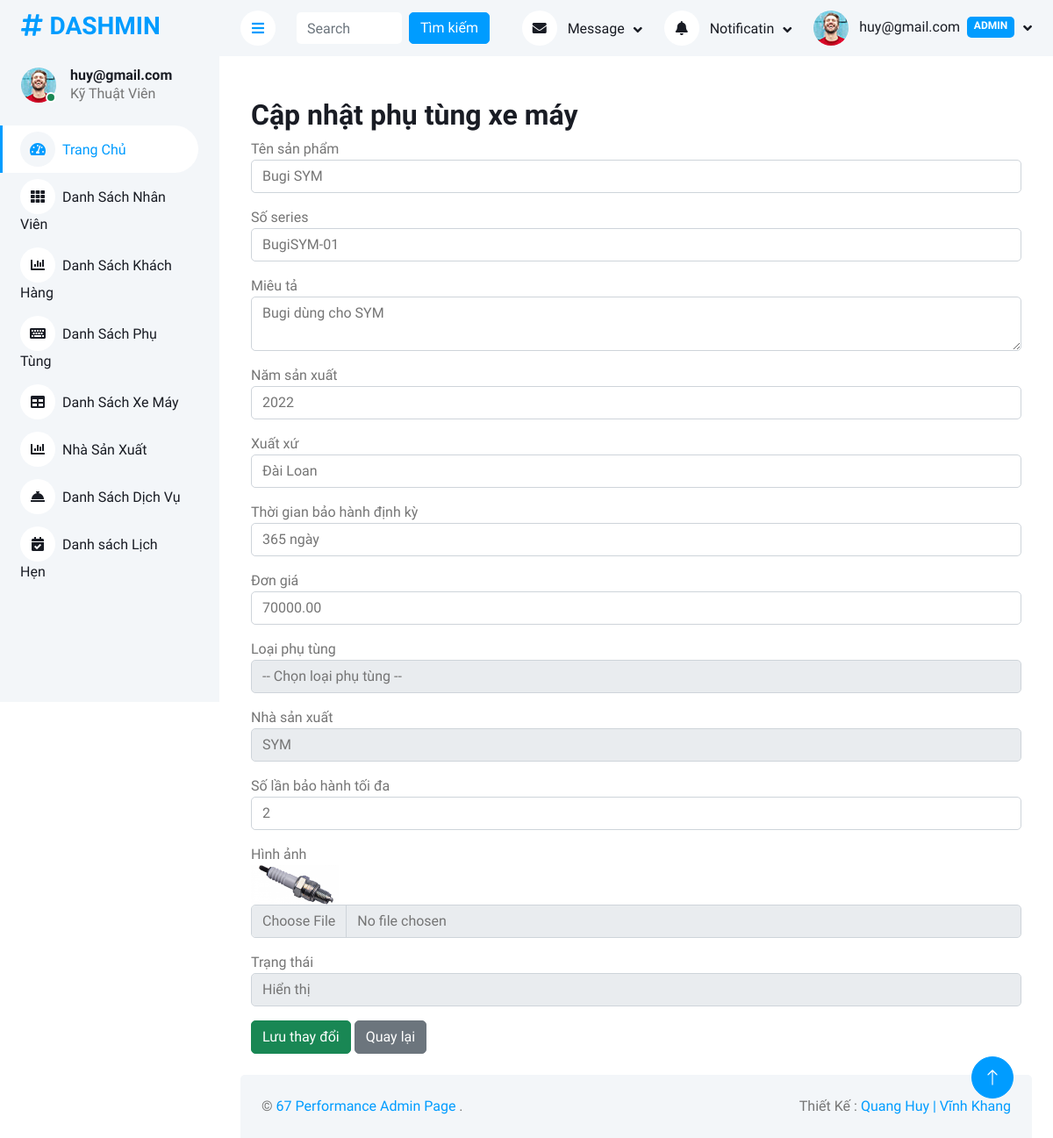
The app's page /Admin/form.php?action=edit&id=15 (signed in) with its own data.
### tables this page shows
CREATE TABLE `phutungxemay` (
  `MaSP` int(11) NOT NULL,
  `TenSP` varchar(100) DEFAULT NULL,
  `SoSeriesSP` varchar(100) DEFAULT NULL,
  `MieuTaSP` text DEFAULT NULL,
  `NamSX` int(11) DEFAULT NULL,
  `XuatXu` varchar(100) DEFAULT NULL,
  `ThoiGianBaoHanhDinhKy` varchar(255) DEFAULT NULL,
  `DonGia` decimal(15,2) DEFAULT NULL,
  `loaiphutung` varchar(45) DEFAULT NULL,
  `HinhAnh` varchar(255) DEFAULT NULL,
  `TrangThai` tinyint(1) DEFAULT NULL,
  `nhasanxuat_MaNSX` int(11) DEFAULT NULL,
  `SoLanBaoHanhToiDa` int(11) DEFAULT NULL
);

CREATE TABLE `nhasanxuat` (
  `MaNSX` int(11) NOT NULL,
  `TenNhaSX` varchar(100) DEFAULT NULL,
  `XuatXu` text DEFAULT NULL,
  `MoTa` varchar(45) DEFAULT NULL
);

### Admin/controllers/phutungxemayController.php (called while the page is built, shortened)
<?php
require_once __DIR__ . '/../db.php';
require_once __DIR__ . '/../models/PhuTungXeMayModel.php';
require_once __DIR__ . '/../models/NhaSanXuatModel.php';
class PhuTungXeMayController
{
  private $model;
  private $nsxModel;
  public function __construct($pdo)
  {
    $this->model = new PhuTungXeMayModel($pdo);
    $this->nsxModel = new NhaSanXuatModel($pdo);
  }
  public function edit()
  {
    $MaSP = $_GET['id'] ?? null;
    $item = $this->model->getById($MaSP);
    $listNSX = $this->nsxModel->getAll();
    include __DIR__ . '/../views/phutungxemay/layout.php';
  }
}

### Admin/models/phutungxemaymodel.php (called while the page is built, shortened)
<?php
class PhuTungXeMayModel
{
  private $conn;
  public function __construct($pdo)
  {
    $this->conn = $pdo;
  }
  public function getById($MaSP)
  {
    $stmt = $this->conn->prepare("SELECT * FROM phutungxemay WHERE MaSP = ?");
    $stmt->execute([$MaSP]);
    return $stmt->fetch(PDO::FETCH_ASSOC);
  }
}
?>

### Admin/db.php (called while the page is built)
<?php
function connectDB()
{
    $host = 'localhost';
    $dbname = 'quanlybaoduongxe';
    $username = 'root';
    $password = '';
    try {
        $pdo = new PDO("mysql:host=$host;dbname=$dbname;charset=utf8mb4", $username, $password);
        $pdo->setAttribute(PDO::ATTR_ERRMODE, PDO::ERRMODE_EXCEPTION);
        return $pdo;
    } catch (PDOException $e) {
        die("Kết nối thất bại: " . $e->getMessage());
    }
}
?>

### Admin/models/NhaSanXuatModel.php (called while the page is built, shortened)
<?php
require_once __DIR__ . '/../db.php';
class NhaSanXuatModel
{
  private $conn;
  public function __construct()
  {
    $this->conn = connectDB();
  }
  public function getAll()
  {
    $sql = "SELECT MaNSX, TenNhaSX, XuatXu, MoTa FROM nhasanxuat";
    $stmt = $this->conn->query($sql);
    return $stmt->fetchAll(PDO::FETCH_ASSOC);
  }
}

### Admin/views/phutungxemay/edit.php (the view, shortened to what this page needs)
<div class="container mt-4">
    <h2>Cập nhật phụ tùng xe máy</h2>
    <form method="post" action="" enctype="multipart/form-data">
        <div class="mb-3">
            <label>Tên sản phẩm</label>
            <input type="text" name="TenSP" class="form-control" value="<?= htmlspecialchars($item['TenSP']) ?>" required>
        </div>
        <div class="mb-3">
            <label>Số series</label>
            <input type="text" name="SoSeriesSP" class="form-control" value="<?= htmlspecialchars($item['SoSeriesSP']) ?>">
        </div>
        <div class="mb-3">
            <label>Miêu tả</label>
            <textarea name="MieuTaSP" class="form-control"><?= htmlspecialchars($item['MieuTaSP']) ?></textarea>
        </div>
        <div class="mb-3">
            <label>Năm sản xuất</label>
            <input type="number" name="NamSX" class="form-control" value="<?= htmlspecialchars($item['NamSX']) ?>">
        </div>
        <div class="mb-3">
            <label>Xuất xứ</label>
            <input type="text" name="XuatXu" class="form-control" value="<?= htmlspecialchars($item['XuatXu']) ?>">
        </div>
        <div class="mb-3">
            <label>Thời gian bảo hành định kỳ</label>
            <input type="text" name="ThoiGianBaoHanhDinhKy" class="form-control" value="<?= htmlspecialchars($item['ThoiGianBaoHanhDinhKy']) ?>" required>
        </div>
        <div class="mb-3">
            <label>Đơn giá</label>
            <input type="number" name="DonGia" class="form-control" min="1" value="<?= htmlspecialchars($item['DonGia']) ?>" required>
        </div>
        <div class="mb-3">
            <label>Loại phụ tùng</label>
            <select name="loaiphutung" class="form-control" required>
                <option value="">-- Chọn loại phụ tùng --</option>
            </select>
        </div>
        <div class="mb-3">
            <label>Nhà sản xuất</label>
            <select name="nhasanxuat_MaNSX" class="form-control" required>
                <?php foreach ($listNSX as $nsx): ?>
                    <option value="<?= $nsx['MaNSX'] ?>" <?= ($item['nhasanxuat_MaNSX'] == $nsx['MaNSX']) ? 'selected' : '' ?>>
                        <?= htmlspecialchars($nsx['TenNhaSX']) ?>
                    </option>
                <?php endforeach; ?>
            </select>
        </div>
        <div class="mb-3">
            <label>Số lần bảo hành tối đa</label>
            <input type="number" name="SoLanBaoHanhToiDa" class="form-control" min="0" value="<?= htmlspecialchars($item['SoLanBaoHanhToiDa']) ?>">
        </div>
        <div class="mb-3">
            <label>Hình ảnh</label>
            <?php if (!empty($item['HinhAnh'])): ?>
                <div>
                    <img src="<?= htmlspecialchars($item['HinhAnh']) ?>" style="max-width:100px;">
                </div>
            <?php endif; ?>
            <input type="file" name="HinhAnh" class="form-control">
        </div>
        <div class="mb-3">
            <label>Trạng thái</label>
            <select name="TrangThai" class="form-control">
                <option value="1" <?= $item['TrangThai']==1 ? 'selected' : '' ?>>Hiển thị</option>
            </select>
        </div>
        <button type="submit" class="btn btn-success">Lưu thay đổi</button>
        <a href="?action=list" class="btn btn-secondary">Quay lại</a>
    </form>
</div>

### Admin/css/style.css (style rules this page uses)
:root { --primary: #009CFF; --light: #F3F6F9; --dark: #191C24; }
.btn { transition: .5s; }

### records on screen
phutungxemay: TenSP "Bugi SYM", SoSeriesSP "BugiSYM-01", MieuTaSP "Bugi dùng cho SYM", NamSX "2022", XuatXu "Đài Loan", ThoiGianBaoHanhDinhKy "365 ngày", DonGia "70000.00", nhasanxuat_MaNSX "SYM", SoLanBaoHanhToiDa "2", HinhAnh (picture), TrangThai "Hiển thị"

### other values on screen
$displayName "huy@gmail.com"
$roleLabel "Kỹ Thuật Viên"
